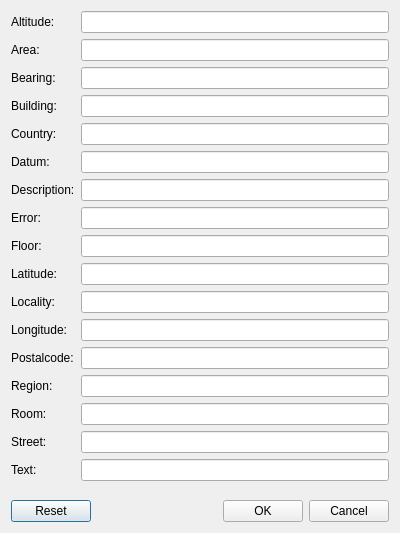
<?xml version="1.0" encoding="UTF-8"?>
<ui version="4.0">
 <class>GeoLocation</class>
 <widget class="QDialog" name="GeoLocation">
  <property name="geometry">
   <rect>
    <x>0</x>
    <y>0</y>
    <width>400</width>
    <height>533</height>
   </rect>
  </property>
  <property name="sizePolicy">
   <sizepolicy hsizetype="Preferred" vsizetype="Fixed">
    <horstretch>0</horstretch>
    <verstretch>0</verstretch>
   </sizepolicy>
  </property>
  <property name="windowTitle">
   <string>Set GeoLocation</string>
  </property>
  <layout class="QVBoxLayout" name="verticalLayout">
   <item>
    <layout class="QGridLayout" name="gridLayout" columnstretch="0,0">
     <item row="0" column="0">
      <widget class="QLabel" name="lb_altitude">
       <property name="text">
        <string>Altitude:</string>
       </property>
      </widget>
     </item>
     <item row="0" column="1">
      <widget class="QLineEdit" name="le_altitude">
       <property name="toolTip">
        <string>Altitude in meters above or below sea level</string>
       </property>
      </widget>
     </item>
     <item row="1" column="0">
      <widget class="QLabel" name="lb_area">
       <property name="text">
        <string>Area:</string>
       </property>
      </widget>
     </item>
     <item row="1" column="1">
      <widget class="QLineEdit" name="le_area">
       <property name="toolTip">
        <string>A named area such as a campus or neighborhood</string>
       </property>
      </widget>
     </item>
     <item row="2" column="0">
      <widget class="QLabel" name="lb_bearing">
       <property name="text">
        <string>Bearing:</string>
       </property>
      </widget>
     </item>
     <item row="2" column="1">
      <widget class="QLineEdit" name="le_bearing">
       <property name="toolTip">
        <string>GPS bearing (direction in which the entity is heading to reach its next waypoint), measured in decimal degrees relative to true north</string>
       </property>
      </widget>
     </item>
     <item row="3" column="0">
      <widget class="QLabel" name="lb_building">
       <property name="text">
        <string>Building:</string>
       </property>
      </widget>
     </item>
     <item row="3" column="1">
      <widget class="QLineEdit" name="le_building">
       <property name="toolTip">
        <string>A specific building on a street or in an area</string>
       </property>
      </widget>
     </item>
     <item row="4" column="0">
      <widget class="QLabel" name="lb_country">
       <property name="text">
        <string>Country:</string>
       </property>
      </widget>
     </item>
     <item row="4" column="1">
      <widget class="QLineEdit" name="le_country">
       <property name="toolTip">
        <string>The nation where the user is located</string>
       </property>
      </widget>
     </item>
     <item row="5" column="0">
      <widget class="QLabel" name="lb_datum">
       <property name="text">
        <string>Datum:</string>
       </property>
      </widget>
     </item>
     <item row="5" column="1">
      <widget class="QLineEdit" name="le_datum">
       <property name="toolTip">
        <string>GPS datum</string>
       </property>
      </widget>
     </item>
     <item row="6" column="0">
      <widget class="QLabel" name="lb_description">
       <property name="text">
        <string>Description:</string>
       </property>
      </widget>
     </item>
     <item row="6" column="1">
      <widget class="QLineEdit" name="le_description">
       <property name="toolTip">
        <string>A natural-language name for or description of the location</string>
       </property>
      </widget>
     </item>
     <item row="7" column="0">
      <widget class="QLabel" name="lb_error">
       <property name="text">
        <string>Error:</string>
       </property>
      </widget>
     </item>
     <item row="7" column="1">
      <widget class="QLineEdit" name="le_error">
       <property name="toolTip">
        <string>Horizontal GPS error in arc minutes; this element is deprecated in favor of &lt;accuracy/&gt;</string>
       </property>
      </widget>
     </item>
     <item row="8" column="0">
      <widget class="QLabel" name="lb_floor">
       <property name="text">
        <string>Floor:</string>
       </property>
      </widget>
     </item>
     <item row="8" column="1">
      <widget class="QLineEdit" name="le_floor">
       <property name="toolTip">
        <string>A particular floor in a building</string>
       </property>
      </widget>
     </item>
     <item row="9" column="0">
      <widget class="QLabel" name="lb_latitude">
       <property name="text">
        <string>Latitude:</string>
       </property>
      </widget>
     </item>
     <item row="9" column="1">
      <widget class="QLineEdit" name="le_latitude">
       <property name="toolTip">
        <string>Latitude in decimal degrees North</string>
       </property>
      </widget>
     </item>
     <item row="10" column="0">
      <widget class="QLabel" name="lb_locality">
       <property name="text">
        <string>Locality:</string>
       </property>
      </widget>
     </item>
     <item row="10" column="1">
      <widget class="QLineEdit" name="le_locality">
       <property name="toolTip">
        <string>A locality within the administrative region, such as a town or city</string>
       </property>
      </widget>
     </item>
     <item row="11" column="0">
      <widget class="QLabel" name="lb_longitude">
       <property name="text">
        <string>Longitude:</string>
       </property>
      </widget>
     </item>
     <item row="11" column="1">
      <widget class="QLineEdit" name="le_longitude">
       <property name="toolTip">
        <string>Longitude in decimal degrees East</string>
       </property>
      </widget>
     </item>
     <item row="12" column="0">
      <widget class="QLabel" name="lb_postalcode">
       <property name="text">
        <string>Postalcode:</string>
       </property>
      </widget>
     </item>
     <item row="12" column="1">
      <widget class="QLineEdit" name="le_postalcode">
       <property name="toolTip">
        <string>A code used for postal delivery</string>
       </property>
      </widget>
     </item>
     <item row="13" column="0">
      <widget class="QLabel" name="lb_region">
       <property name="text">
        <string>Region:</string>
       </property>
      </widget>
     </item>
     <item row="13" column="1">
      <widget class="QLineEdit" name="le_region">
       <property name="toolTip">
        <string>An administrative region of the nation, such as a state or province</string>
       </property>
      </widget>
     </item>
     <item row="14" column="0">
      <widget class="QLabel" name="lb_room">
       <property name="text">
        <string>Room:</string>
       </property>
      </widget>
     </item>
     <item row="14" column="1">
      <widget class="QLineEdit" name="le_room">
       <property name="toolTip">
        <string>A particular room in a building</string>
       </property>
      </widget>
     </item>
     <item row="15" column="0">
      <widget class="QLabel" name="lb_street">
       <property name="text">
        <string>Street:</string>
       </property>
      </widget>
     </item>
     <item row="15" column="1">
      <widget class="QLineEdit" name="le_street">
       <property name="toolTip">
        <string>A thoroughfare within the locality, or a crossing of two thoroughfares</string>
       </property>
      </widget>
     </item>
     <item row="16" column="0">
      <widget class="QLabel" name="lb_text">
       <property name="text">
        <string>Text:</string>
       </property>
      </widget>
     </item>
     <item row="16" column="1">
      <widget class="QLineEdit" name="le_text">
       <property name="toolTip">
        <string>A catch-all element that captures any other information about the location</string>
       </property>
      </widget>
     </item>
    </layout>
   </item>
   <item>
    <spacer name="verticalSpacer">
     <property name="orientation">
      <enum>Qt::Vertical</enum>
     </property>
     <property name="sizeHint" stdset="0">
      <size>
       <width>0</width>
       <height>0</height>
      </size>
     </property>
    </spacer>
   </item>
   <item>
    <layout class="QHBoxLayout">
     <item>
      <widget class="QPushButton" name="pb_reset">
       <property name="text">
        <string>Reset</string>
       </property>
      </widget>
     </item>
     <item>
      <spacer>
       <property name="orientation">
        <enum>Qt::Horizontal</enum>
       </property>
       <property name="sizeHint" stdset="0">
        <size>
         <width>0</width>
         <height>0</height>
        </size>
       </property>
      </spacer>
     </item>
     <item>
      <widget class="QPushButton" name="pb_ok">
       <property name="text">
        <string>OK</string>
       </property>
      </widget>
     </item>
     <item>
      <widget class="QPushButton" name="pb_cancel">
       <property name="text">
        <string>Cancel</string>
       </property>
      </widget>
     </item>
    </layout>
   </item>
  </layout>
 </widget>
 <resources/>
 <connections/>
</ui>
